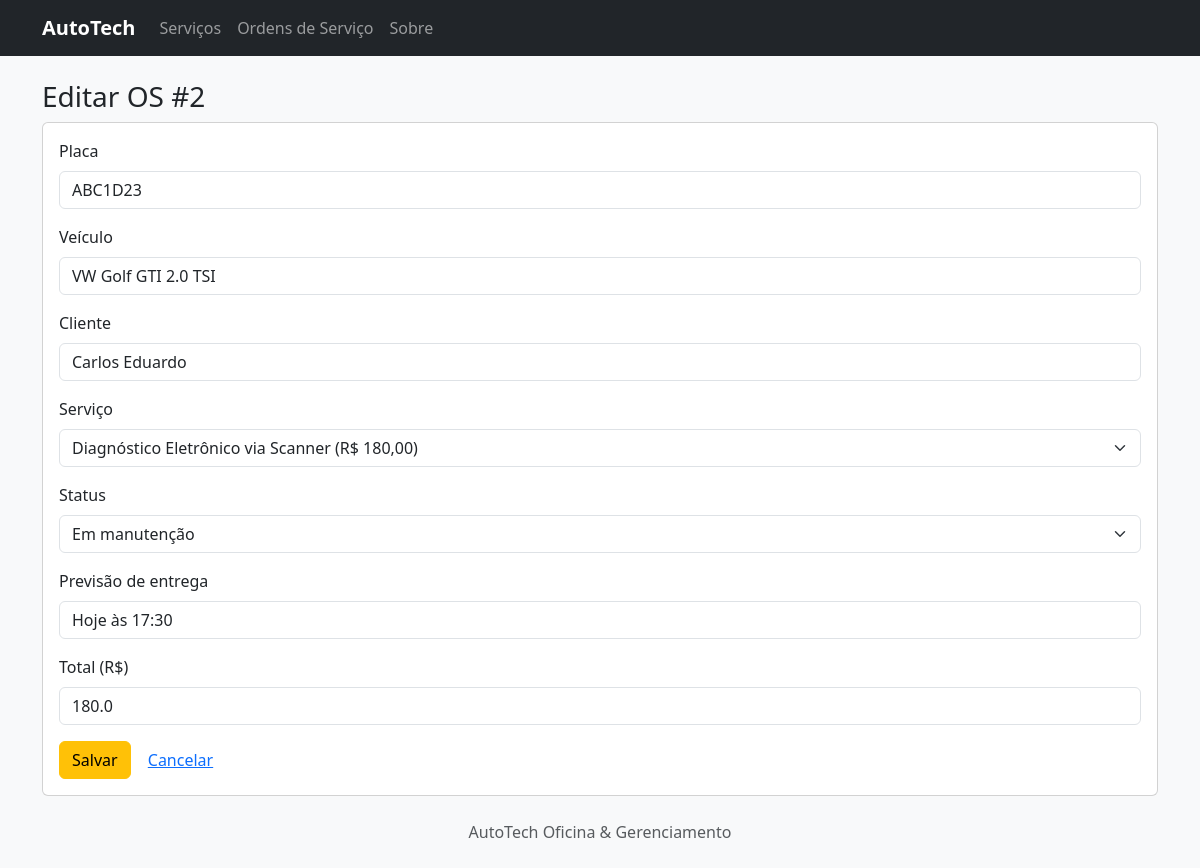
The page /ordem/2/editar on the database its author committed.
### tables this page shows
CREATE TABLE ordens_servico (
    id               INTEGER PRIMARY KEY AUTOINCREMENT,
    placa            TEXT NOT NULL,
    veiculo          TEXT NOT NULL,
    cliente          TEXT NOT NULL,
    status           TEXT NOT NULL,
    previsao_entrega TEXT,
    total            REAL NOT NULL,
    servico_id       INTEGER,
    FOREIGN KEY (servico_id) REFERENCES servicos (id) ON DELETE SET NULL
);

### app.py (the view)
@app.route("/ordem/<int:id>/editar", methods=["GET", "POST"])
def editar_ordem(id):
    ordem = db_sql.buscar_ordem(id)
    if not ordem:
        abort(404)
    if request.method == "POST":
        db_sql.atualizar_ordem(id, *dados_ordem())
        flash("Ordem de serviço atualizada!")
        return redirect(url_for("listar_ordens"))
    return render_template("ordem_form.html", ordem=ordem, servicos=db_sql.listar_servicos(), status=STATUS)

### app.py (called while the page is built)
@app.template_filter("brl")
def brl(valor):
    return f"R$ {valor:.2f}".replace(".", ",")

### db_sql.py (called while the page is built)
def get_db():
    if "db" not in g:
        g.db = sqlite3.connect(current_app.config["DATABASE"])
        g.db.row_factory = sqlite3.Row
        g.db.execute("PRAGMA foreign_keys = ON")
    return g.db

def listar_servicos():
    return get_db().execute("SELECT * FROM servicos ORDER BY nome").fetchall()

def buscar_ordem(id):
    return get_db().execute(SELECT_OS + " WHERE os.id = ?", (id,)).fetchone()

### templates/ordem_form.html (shortened to what this page needs)
{% extends "base.html" %}
{% block content %}
<h1 class="h3">{{ "Editar OS #" ~ ordem.id if ordem.id else "Nova ordem de serviço" }}</h1>
<form method="post" class="card card-body">
    <label class="form-label">Placa</label>
    <input class="form-control mb-3" name="placa" maxlength="7" value="{{ ordem.placa }}" required>
    <label class="form-label">Veículo</label>
    <input class="form-control mb-3" name="veiculo" value="{{ ordem.veiculo }}" required>
    <label class="form-label">Cliente</label>
    <input class="form-control mb-3" name="cliente" value="{{ ordem.cliente }}" required>
    <label class="form-label">Serviço</label>
    <select class="form-select mb-3" name="servico_id">
        {% for s in servicos %}
            <option value="{{ s.id }}" {{ "selected" if ordem.servico_id == s.id }}>{{ s.nome }} ({{ s.preco|brl }})</option>
        {% endfor %}
    </select>
    <label class="form-label">Status</label>
    <select class="form-select mb-3" name="status">
        {% for st in status %}
            <option {{ "selected" if ordem.status == st }}>{{ st }}</option>
        {% endfor %}
    </select>
    <label class="form-label">Previsão de entrega</label>
    <input class="form-control mb-3" name="previsao_entrega" value="{{ ordem.previsao_entrega or '' }}">
    <label class="form-label">Total (R$)</label>
    <input class="form-control mb-3" name="total" type="number" step="0.01" min="0" value="{{ ordem.total }}" required>
    <div>
        <button class="btn btn-warning">Salvar</button>
        <a href="{{ url_for('listar_ordens') }}" class="btn btn-link">Cancelar</a>
    </div>
</form>
{% endblock %}

### rows shown on the page
ordens_servico: id "Editar OS #2", placa "ABC1D23", veiculo "VW Golf GTI 2.0 TSI", cliente "Carlos Eduardo", previsao_entrega "Hoje às 17:30", total "180.0"

### other values the page prints
form field servico_id "Diagnóstico Eletrônico via Scanner (R$ 180,00)"
form field status "Em manutenção"
